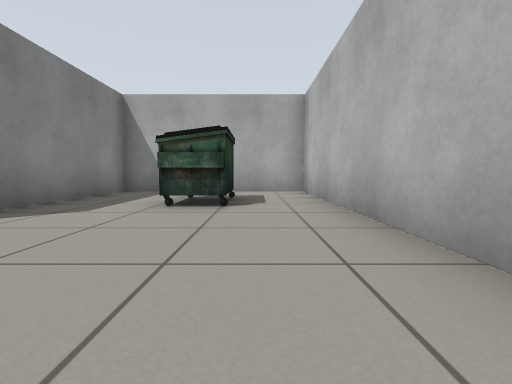
[1] (above)

16 first-person views from a walk through a Gazebo world. The camera is 0.5 m above the floor, tilts 4° down and sees 85° across. The floor is counted in squares, 1 m on a side. Each view is taken from the middle of a square. On the plan, view 1 faces up. The plan holds only what a view shows up to about 9 squares ahead; the rest is blank.

[2]
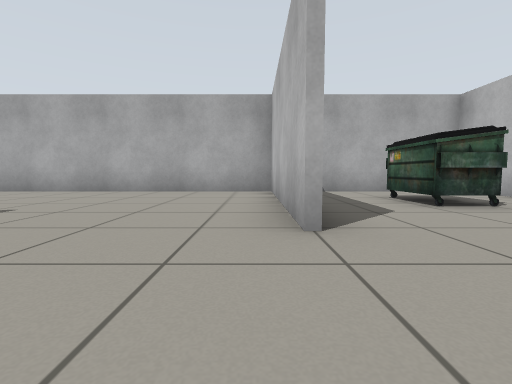

[3]
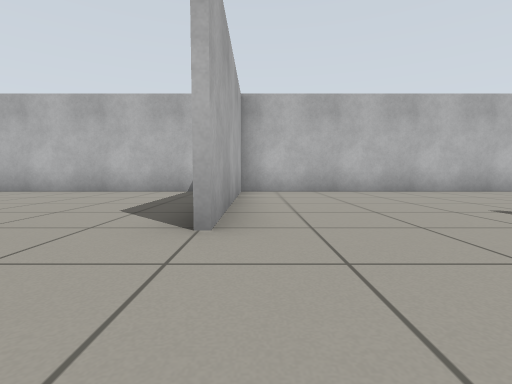

[4]
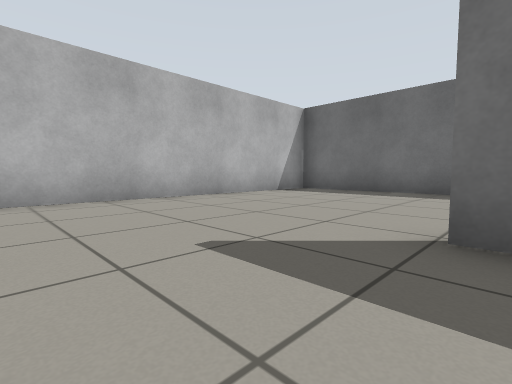

[5]
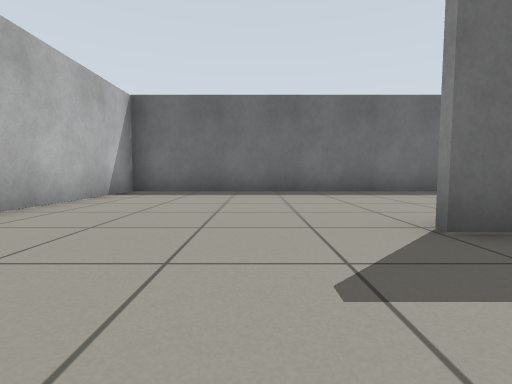

[6]
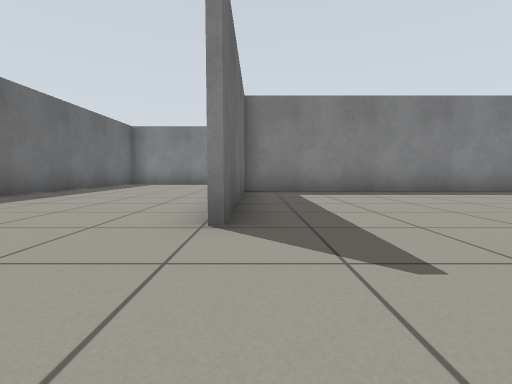

[7]
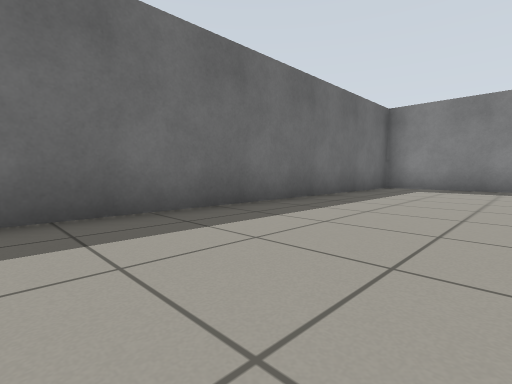

[8]
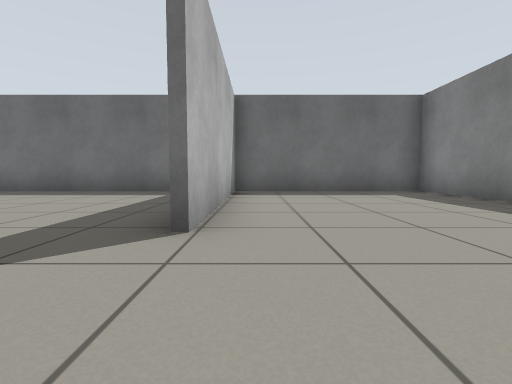

[9]
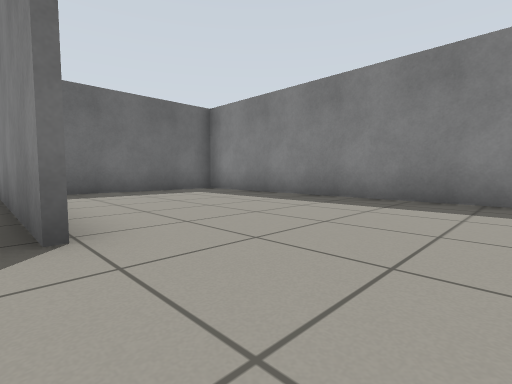

[10]
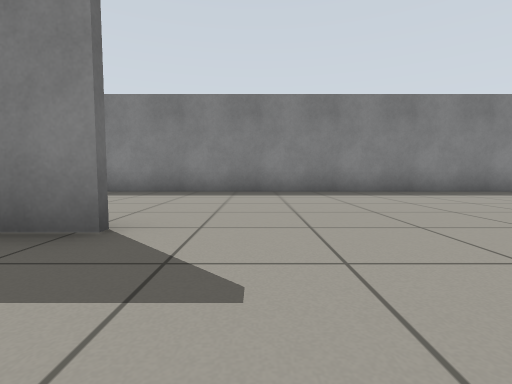

[11]
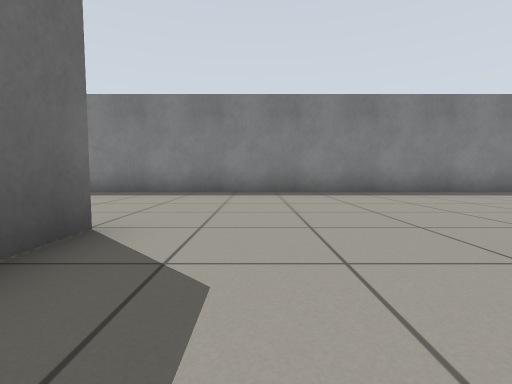

[12]
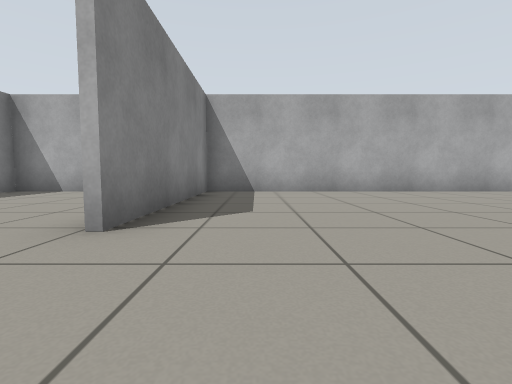

[13]
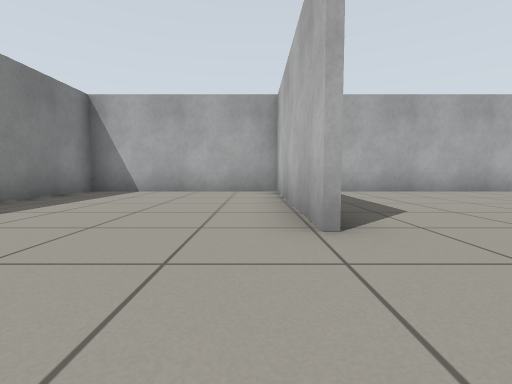

[14]
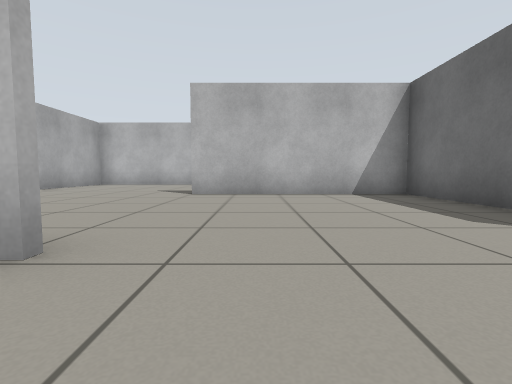

[15]
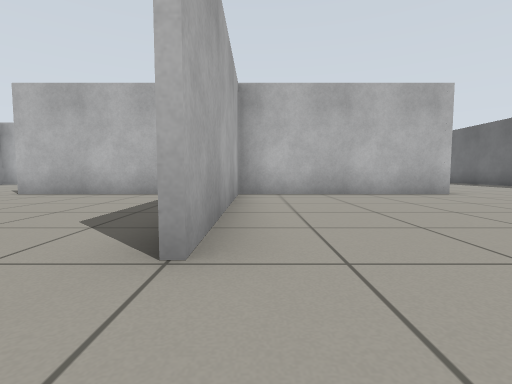

[16]
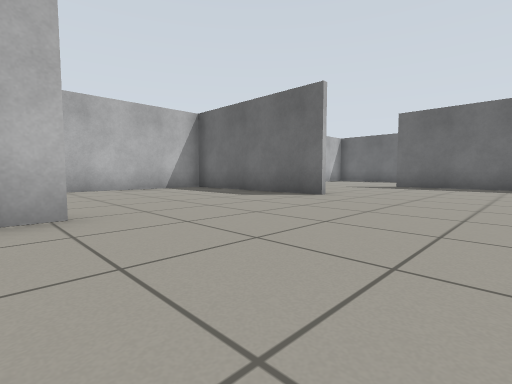

### Floor plan
Points are (right, up) in squares from view 1. A wall is a line through its corners. A room is listed if a view was taken in it or the views show most of it. See-through windows are left out.
Room 1 (views 1, 2, 3, 4, 5, 6, 7, 8, 9, 10, 11, 12, 13, 14, 15, 16)
walls: (-8.6, -2.6) (-13.5, -2.6); (-8.4, -0.1) (-8.4, -7.3) (-3.5, -7.3); (-8.6, -7.5) (-8.6, 2.5); (-13.5, -2.5) (-8.5, -2.5); (-3.8, -2.5) (0.5, -2.5); (-13.3, -7.2) (-13.3, -12.4); (-13.4, 2.3) (-13.4, 7.3); (-3.6, 2.2) (-3.6, 7.2); (1, -2.6) (-3.6, -2.6); (1.3, -1.8) (1.3, 7.3) (-18.3, 7.3) (-18.3, -12.4) (1.3, -12.4) (1.3, -2.5); (-13.4, -12.4) (-13.4, -7.2); (-13.3, 7.4) (-13.3, 2.3); (-3.4, 7.4) (-3.4, 3.6)
objects: dumpster (-1, 4) to (-1, 5)

Positions as (right, up) in squares from view 1, and headings:
1: (0, 0), facing up
2: (-4, 0), facing up
3: (-6, -3), facing right
4: (-4, -5), facing down-right
5: (-2, -5), facing down
6: (-1, -7), facing left
7: (-4, -9), facing down-left
8: (-14, -5), facing down
9: (-13, -5), facing down-left
10: (-11, -6), facing left
11: (-11, -1), facing left
12: (-12, 0), facing up
13: (-14, 0), facing up
14: (-15, 1), facing right
15: (-15, -3), facing right
16: (-7, 3), facing down-right
